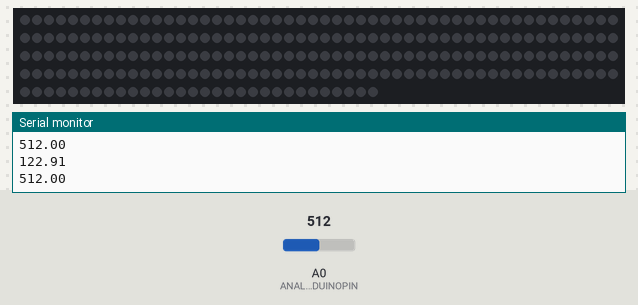
This sketch was run on a simulated Arduino Uno, built with avr-gcc and run on an emulated ATmega328P. Shown: 230 RGB LEDs in strip order, left to right, continuing on the next row, the last lines printed to the serial monitor. The inputs (shaded band) are chosen by the test bench; at power-on: A0 (ANALOGARDUINOPIN) = 512. Dim RGB values are drawn brighter than linear; random numbers use the default seed unless the sketch sets one.

Above: at 1.2 s.
1.3 s: A0 (ANALOGARDUINOPIN) set to 846
2.8 s: A0 (ANALOGARDUINOPIN) set to 863
At 2.89 s:
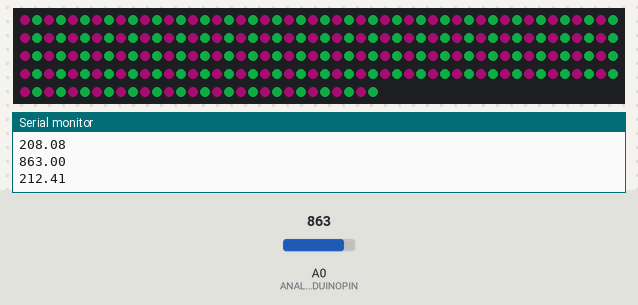
4.7 s: A0 (ANALOGARDUINOPIN) set to 716
At 5.9 s:
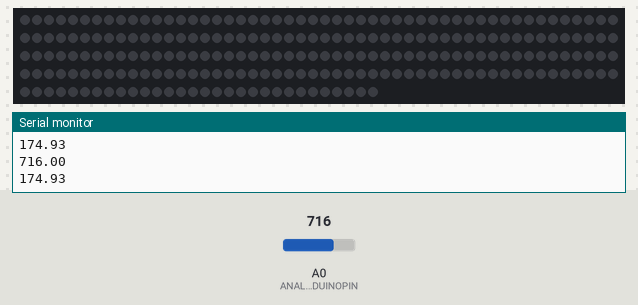
6.2 s: A0 (ANALOGARDUINOPIN) set to 900
At 6.29 s:
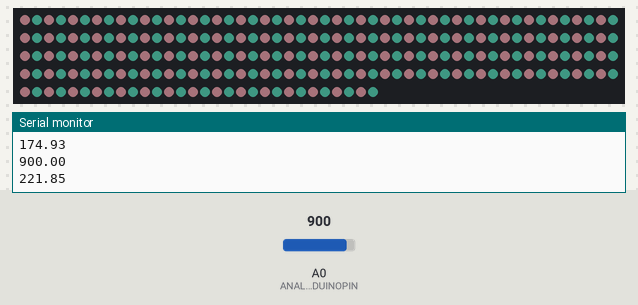
8.2 s: A0 (ANALOGARDUINOPIN) set to 511
At 9.0 s:
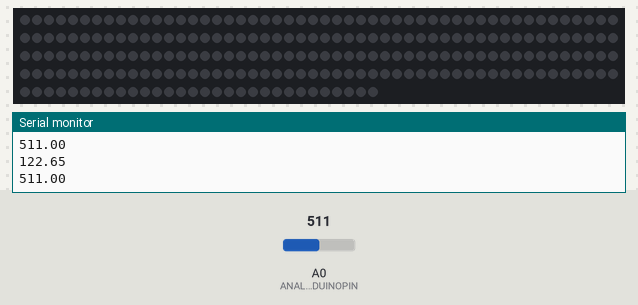
9.8 s: A0 (ANALOGARDUINOPIN) set to 1010
At 9.89 s:
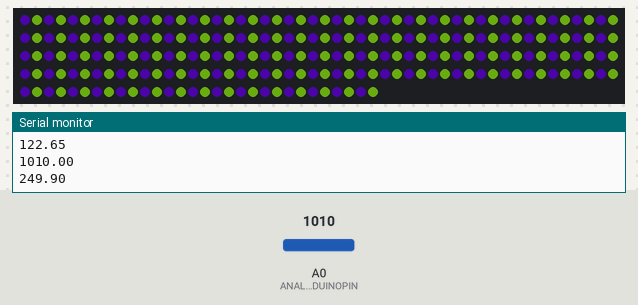

Measured:
- the behaviour switches between 853 and 854 on A0 (ANALOGARDUINOPIN) (found by bisection; images 0 and 1)
- after the input at 2.8 s, the LEDs: change at once (image 1)
- after the input at 6.2 s, the LEDs: change at once (image 3)
- after the input at 9.8 s, the LEDs: change at once (image 5)

The sketch:

sketch_may12a.ino
```cpp
#include <FastLED.h>


#define ANALOGARDUINOPIN A0
#define LED_PIN 2
#define NUM_LEDS 230

word ValA0=0;
float ValA0_f=0.0;
float test;
float minValue_Val0=66;
float maxSeg = 5;
int mode = 0;
int compteur = 0;
int R = 0;
int G = 0;
int B = 0;

CRGB Leds[NUM_LEDS];

void setup() {
pinMode(ANALOGARDUINOPIN, INPUT);
FastLED.addLeds<WS2812B , LED_PIN , GRB>(Leds,NUM_LEDS);
FastLED.setBrightness(50);
Serial.begin(9600);
}


void loop() {
    ValA0_f = analogRead(ANALOGARDUINOPIN);
    //ValA0_f =(float)ValA0*500.0/1023.0;
    //ValA0_f = ValA0_f-minValue_Val0;

    Serial.println(ValA0_f);

    test = 255.0*(ValA0_f-30.0)/1000.0;
    Serial.println(test);


    if(test<0) { test=0;}
    if(test>255) {test=255;}
    /*
    for (int i=0 ; i<5 ; i++){
      Leds[i] = CRGB(test , 0 ,255 -test);
      moveRight();

      FastLED.show();
      delay(5);
    */

    if (test >210){
      compteur +=1;
      if (compteur > 20) {
        compteur = 0;
      }
      if (compteur < 30){
        R = random(0, 255);
        G = random(0, 255);
        B = random(0, 255);
        for (int i=0 ; i< NUM_LEDS ; i++){
          if (i % 2 == 0) {
            Leds[i] = CRGB(R, G, B);
          }
          else {
            Leds[i] = CRGB(255-R, 255-G, 255-B);
          }
        }
      }
      else{
          R = random(0, 195);
          G = random(0, 155);
          B = random(0, 155);
        for (int i=0 ; i< NUM_LEDS ; i++){
          Leds[i] = CRGB(R, G, B);
        }
      }
      FastLED.show();
      delay(120);
    }
    else {
      for (int i=0 ; i< NUM_LEDS ; i++){
        Leds[i] = CRGB::Black;
    }}
    if (mode>1000){mode=0;}
    else {mode++;}
    FastLED.show();
  }

void moveRight(){
  for (int i=NUM_LEDS-1 ; i>3 ; i--){
    Leds[i] = Leds[i-1];
  }
}
```
